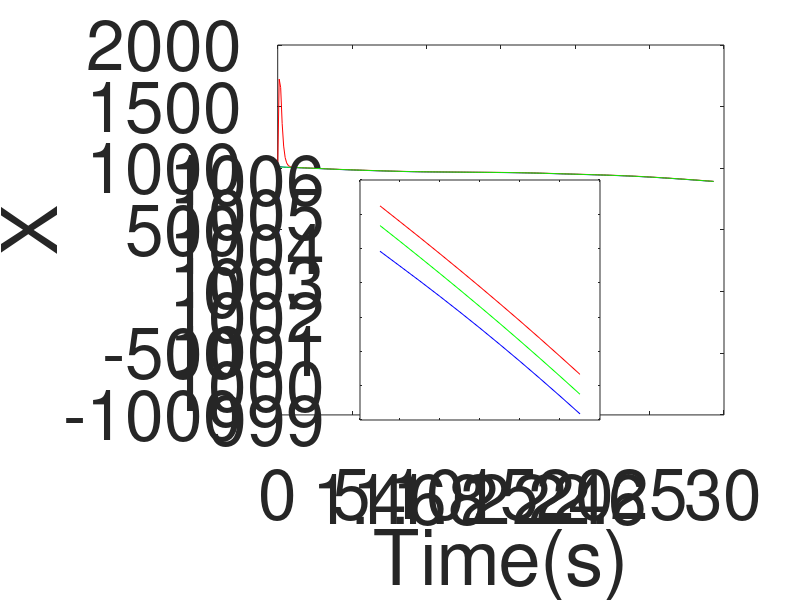

Reproduce this figure in MATLAB. (Note: this script raises an error after producing the figure.)
data = load('s3_cs.mat');
t_arr = data.t_arr;
infimum_arr = data.hinf_infimum_arr;
supremum_arr = data.hinf_supremum_arr;
z_arr = data.z_arr;
fontSize = 50;
titles = ["X", "Y", "Velocity_x","Velocity_y","Acceleration_x",...
    "Acceleration_y"];
fig_index = 1;
set(0,'defaultAxesFontSize',fontSize);
for i=1:6
    f = figure(fig_index);
    fig_index = fig_index+ 1;
    plot(t_arr, infimum_arr(i,:), 'b');
    hold on;
    plot(t_arr, supremum_arr(i,:), 'r');
    hold on;
    if(i<5)
        plot(t_arr, z_arr(i,:), 'g');
    end
    xlabel('Time(s)');
    ylabel(titles(i));
%     if i== 1
%         legend('Lower Bound', 'Upper Bound','True Value', 'Location', 'NorthOutside', 'Orientation', 'horizontal');
%     end
    if(i<3)
        axes('Position', [.45 .3  .3 .4])
    elseif(i< 5)
          axes('Position', [.6 .5 .3 .3])
    end
    if i< 5
        %axes('Position', [.6 .6 .3 .3])
        box on;
        
        plot(t_arr(16:26), infimum_arr(i,16:26),'b');
        hold on;
        plot(t_arr(16:26), supremum_arr(i,16:26),'r');
        hold on;
        plot(t_arr(16:26), z_arr(i,16:26),'g');
    end
    %title( ax, titles(i));
    set(gcf, 'Position', get(0, 'Screensize'));
    saveas(f,'s3csHInf'+titles(i)+'.eps', 'epsc');
end


data = load('s3_ca.mat');
t_arr = data.t_arr;
infimum_arr = data.hinf_infimum_arr;
supremum_arr = data.hinf_supremum_arr;

for i=1:6
    f = figure(fig_index);
    fig_index = fig_index+ 1;
    plot(t_arr, infimum_arr(i,:), 'b');
    hold on;
    plot(t_arr, supremum_arr(i,:), 'r');
    hold on;
    if(i<5)
        plot(t_arr, z_arr(i,:), 'g');
    end
    xlabel('Time(s)');
    ylabel(titles(i));
%     if i== 1
%         legend('Lower Bound', 'Upper Bound','True Value', 'Location', 'NorthOutside', 'Orientation', 'horizontal');
%     end
    if(i<3)
        axes('Position', [.45 .3  .3 .4])
    elseif(i< 5)
          axes('Position', [.6 .5 .3 .3])
    end
    if i< 5
        %axes('Position', [.6 .6 .3 .3])
        box on;
        
        plot(t_arr(16:26), infimum_arr(i,16:26),'b');
        hold on;
        plot(t_arr(16:26), supremum_arr(i,16:26),'r');
        hold on;
        plot(t_arr(16:26), z_arr(i,16:26),'g');
    end
    %title( ax, titles(i));
    set(gcf, 'Position', get(0, 'Screensize'));
    saveas(f,'s3caHInf'+titles(i)+'.eps', 'epsc');
end


data = load('s3_cv.mat');
t_arr = data.t_arr;
infimum_arr = data.hinf_infimum_arr;
supremum_arr = data.hinf_supremum_arr;

for i=1:4
    f = figure(fig_index);
    fig_index = fig_index+ 1;
    plot(t_arr, infimum_arr(i,:), 'b');
    hold on;
    plot(t_arr, supremum_arr(i,:), 'r');
    hold on;
    if(i<5)
        plot(t_arr, z_arr(i,:), 'g');
    end
    xlabel('Time(s)', 'FontSize', fontSize);
    ylabel(titles(i), 'FontSize', fontSize);
%     if i== 1
%         legend('Lower Bound', 'Upper Bound','True Value', 'Location', 'NorthOutside', 'Orientation', 'horizontal');
%     end
   if(i<3)
        axes('Position', [.45 .3  .3 .4])
    elseif(i< 5)
          axes('Position',[.6 .5 .3 .3])
    end
    if i< 5
        %axes('Position', [.6 .6 .3 .3])
        disp(i);
        box on;
        
        plot(t_arr(16:26), infimum_arr(i,16:26),'b');
        hold on;
        plot(t_arr(16:26), supremum_arr(i,16:26),'r');
        hold on;
        plot(t_arr(16:26), z_arr(i,16:26),'g');
    end
    %title( ax, titles(i));
    set(gcf, 'Position', get(0, 'Screensize'));
    saveas(f,'s3cvHInf'+titles(i)+'.eps', 'epsc');
end

data = load('s3_pm.mat');
infimum_arr = data.hinf_infimum_arr;
supremum_arr = data.hinf_supremum_arr;
for i=1:6
    f = figure(fig_index);
    fig_index = fig_index+ 1;
    plot(t_arr, infimum_arr(i,:), 'b');
    hold on;
    plot(t_arr, supremum_arr(i,:), 'r');
    hold on;
    if(i<5)
        plot(t_arr, z_arr(i,:), 'g');
    end
    xlabel('Time(s)');
    ylabel(titles(i));
%     if i== 1
%         legend('Lower Bound', 'Upper Bound','True Value', 'Location', 'NorthOutside', 'Orientation', 'horizontal');
%     end
    if(i<3)
        axes('Position', [.45 .3  .3 .4])
    elseif(i< 5)
          axes('Position', [.6 .5 .3 .3])
    end
    if i< 5
        %axes('Position', [.6 .6 .3 .3])
        box on;
        
        plot(t_arr(16:26), infimum_arr(i,16:26),'b');
        hold on;
        plot(t_arr(16:26), supremum_arr(i,16:26),'r');
        hold on;
        plot(t_arr(16:26), z_arr(i,16:26),'g');
    end
    %title( ax, titles(i));fdfdf
    set(gcf, 'Position', get(0, 'Screensize'));
    saveas(f,'s3pmHInf'+titles(i)+'.eps', 'epsc');
end
